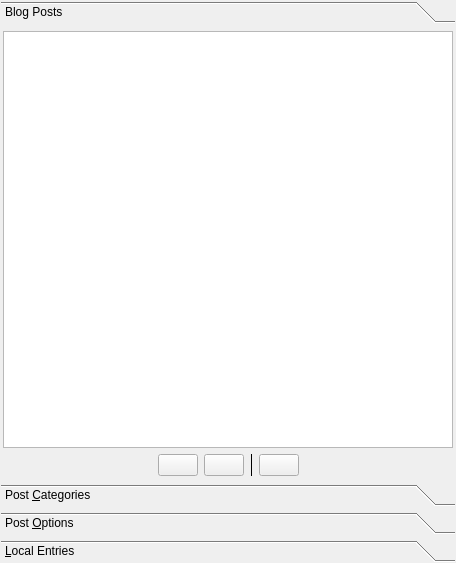
<?xml version="1.0" encoding="UTF-8"?>
<ui version="4.0">
 <class>ToolboxBase</class>
 <widget class="QWidget" name="ToolboxBase">
  <property name="geometry">
   <rect>
    <x>0</x>
    <y>0</y>
    <width>456</width>
    <height>563</height>
   </rect>
  </property>
  <layout class="QGridLayout" name="gridLayout_2">
   <property name="margin">
    <number>1</number>
   </property>
   <property name="spacing">
    <number>1</number>
   </property>
   <item row="0" column="0">
    <layout class="QGridLayout" name="gridLayout">
     <item row="0" column="0">
      <widget class="QToolBox" name="box">
       <widget class="QWidget" name="pgEntries">
        <property name="geometry">
         <rect>
          <x>0</x>
          <y>0</y>
          <width>442</width>
          <height>445</height>
         </rect>
        </property>
        <attribute name="label">
         <string>Blog Posts</string>
        </attribute>
        <layout class="QVBoxLayout" name="verticalLayout_4">
         <property name="margin">
          <number>2</number>
         </property>
         <item>
          <widget class="KListWidget" name="lstEntriesList">
           <property name="editTriggers">
            <set>QAbstractItemView::NoEditTriggers</set>
           </property>
           <property name="showDropIndicator" stdset="0">
            <bool>false</bool>
           </property>
           <property name="alternatingRowColors">
            <bool>true</bool>
           </property>
           <property name="selectionBehavior">
            <enum>QAbstractItemView::SelectRows</enum>
           </property>
           <property name="isWrapping" stdset="0">
            <bool>false</bool>
           </property>
           <property name="wordWrap">
            <bool>true</bool>
           </property>
          </widget>
         </item>
         <item>
          <layout class="QHBoxLayout" name="horizontalLayout_4">
           <item>
            <spacer name="horizontalSpacer_3">
             <property name="orientation">
              <enum>Qt::Horizontal</enum>
             </property>
             <property name="sizeHint" stdset="0">
              <size>
               <width>0</width>
               <height>20</height>
              </size>
             </property>
            </spacer>
           </item>
           <item>
            <widget class="KPushButton" name="btnEntriesUpdate">
             <property name="toolTip">
              <string>Update list of entries</string>
             </property>
            </widget>
           </item>
           <item>
            <widget class="KPushButton" name="btnEntriesClear">
             <property name="toolTip">
              <string>Clear list of entries</string>
             </property>
            </widget>
           </item>
           <item>
            <widget class="KSeparator" name="kseparator">
             <property name="orientation">
              <enum>Qt::Vertical</enum>
             </property>
            </widget>
           </item>
           <item>
            <widget class="KPushButton" name="btnEntriesRemove">
             <property name="toolTip">
              <string>Remove selected entry from server</string>
             </property>
            </widget>
           </item>
           <item>
            <spacer name="horizontalSpacer_4">
             <property name="orientation">
              <enum>Qt::Horizontal</enum>
             </property>
             <property name="sizeHint" stdset="0">
              <size>
               <width>0</width>
               <height>20</height>
              </size>
             </property>
            </spacer>
           </item>
          </layout>
         </item>
        </layout>
        <zorder>lstEntriesList</zorder>
        <zorder></zorder>
       </widget>
       <widget class="QWidget" name="pgCat">
        <property name="geometry">
         <rect>
          <x>0</x>
          <y>0</y>
          <width>442</width>
          <height>445</height>
         </rect>
        </property>
        <attribute name="label">
         <string>Post &amp;Categories</string>
        </attribute>
        <layout class="QVBoxLayout" name="verticalLayout_9">
         <property name="margin">
          <number>2</number>
         </property>
         <item>
          <widget class="QScrollArea" name="scrollArea">
           <property name="frameShape">
            <enum>QFrame::StyledPanel</enum>
           </property>
           <property name="frameShadow">
            <enum>QFrame::Raised</enum>
           </property>
           <property name="widgetResizable">
            <bool>true</bool>
           </property>
           <widget class="QWidget" name="frameCat">
            <property name="geometry">
             <rect>
              <x>0</x>
              <y>0</y>
              <width>432</width>
              <height>376</height>
             </rect>
            </property>
            <layout class="QVBoxLayout" name="verticalLayout_7">
             <property name="margin">
              <number>2</number>
             </property>
            </layout>
           </widget>
          </widget>
         </item>
         <item>
          <layout class="QVBoxLayout" name="verticalLayout_2">
           <item>
            <layout class="QHBoxLayout" name="horizontalLayout_3">
             <item>
              <spacer name="horizontalSpacer_5">
               <property name="orientation">
                <enum>Qt::Horizontal</enum>
               </property>
               <property name="sizeHint" stdset="0">
                <size>
                 <width>40</width>
                 <height>20</height>
                </size>
               </property>
              </spacer>
             </item>
             <item>
              <widget class="KPushButton" name="btnCatReload">
               <property name="toolTip">
                <string>Reload list of categories</string>
               </property>
              </widget>
             </item>
             <item>
              <widget class="KPushButton" name="btnCatAdd">
               <property name="toolTip">
                <string>Add a new category to the selected blog</string>
               </property>
              </widget>
             </item>
             <item>
              <spacer name="horizontalSpacer_6">
               <property name="orientation">
                <enum>Qt::Horizontal</enum>
               </property>
               <property name="sizeHint" stdset="0">
                <size>
                 <width>40</width>
                 <height>20</height>
                </size>
               </property>
              </spacer>
             </item>
            </layout>
           </item>
           <item>
            <layout class="QHBoxLayout" name="horizontalLayout_2">
             <item>
              <widget class="QLabel" name="lblCatTags">
               <property name="text">
                <string>&amp;Tags:</string>
               </property>
               <property name="buddy">
                <cstring>txtCatTags</cstring>
               </property>
              </widget>
             </item>
             <item>
              <widget class="KLineEdit" name="txtCatTags"/>
             </item>
            </layout>
           </item>
          </layout>
         </item>
        </layout>
       </widget>
       <widget class="QWidget" name="pgOptions">
        <property name="geometry">
         <rect>
          <x>0</x>
          <y>0</y>
          <width>425</width>
          <height>368</height>
         </rect>
        </property>
        <attribute name="label">
         <string>Post &amp;Options</string>
        </attribute>
        <layout class="QVBoxLayout" name="verticalLayout_6">
         <property name="margin">
          <number>2</number>
         </property>
         <item>
          <layout class="QHBoxLayout" name="horizontalLayout_7">
           <item>
            <widget class="QLabel" name="label_3">
             <property name="sizePolicy">
              <sizepolicy hsizetype="Maximum" vsizetype="Preferred">
               <horstretch>0</horstretch>
               <verstretch>0</verstretch>
              </sizepolicy>
             </property>
             <property name="text">
              <string comment="Status of the current post">Status:</string>
             </property>
            </widget>
           </item>
           <item>
            <widget class="KComboBox" name="comboOptionsStatus">
             <property name="enabled">
              <bool>false</bool>
             </property>
             <property name="sizePolicy">
              <sizepolicy hsizetype="Maximum" vsizetype="Fixed">
               <horstretch>0</horstretch>
               <verstretch>0</verstretch>
              </sizepolicy>
             </property>
             <item>
              <property name="text">
               <string>Published</string>
              </property>
             </item>
             <item>
              <property name="text">
               <string>Draft</string>
              </property>
             </item>
             <item>
              <property name="text">
               <string>Local Draft</string>
              </property>
             </item>
            </widget>
           </item>
           <item>
            <spacer name="horizontalSpacer_7">
             <property name="orientation">
              <enum>Qt::Horizontal</enum>
             </property>
             <property name="sizeHint" stdset="0">
              <size>
               <width>40</width>
               <height>20</height>
              </size>
             </property>
            </spacer>
           </item>
          </layout>
         </item>
         <item>
          <layout class="QHBoxLayout" name="horizontalLayout_6">
           <item>
            <widget class="QLabel" name="label">
             <property name="sizePolicy">
              <sizepolicy hsizetype="Maximum" vsizetype="Preferred">
               <horstretch>0</horstretch>
               <verstretch>0</verstretch>
              </sizepolicy>
             </property>
             <property name="font">
              <font>
               <pointsize>10</pointsize>
               <weight>75</weight>
               <bold>true</bold>
              </font>
             </property>
             <property name="text">
              <string>Feedback:</string>
             </property>
            </widget>
           </item>
           <item>
            <layout class="QVBoxLayout" name="verticalLayout_5">
             <item>
              <widget class="QCheckBox" name="chkOptionsComments">
               <property name="text">
                <string>Comments</string>
               </property>
               <property name="checked">
                <bool>true</bool>
               </property>
              </widget>
             </item>
             <item>
              <widget class="QCheckBox" name="chkOptionsTrackback">
               <property name="text">
                <string>Trackback</string>
               </property>
               <property name="checkable">
                <bool>true</bool>
               </property>
               <property name="checked">
                <bool>true</bool>
               </property>
              </widget>
             </item>
            </layout>
           </item>
          </layout>
         </item>
         <item>
          <widget class="QCheckBox" name="chkOptionsTime">
           <property name="text">
            <string>Modify time&amp;stamp</string>
           </property>
          </widget>
         </item>
         <item>
          <layout class="QHBoxLayout" name="horizontalLayout_8">
           <item>
            <spacer name="horizontalSpacer_9">
             <property name="orientation">
              <enum>Qt::Horizontal</enum>
             </property>
             <property name="sizeType">
              <enum>QSizePolicy::Fixed</enum>
             </property>
             <property name="sizeHint" stdset="0">
              <size>
               <width>15</width>
               <height>17</height>
              </size>
             </property>
            </spacer>
           </item>
           <item>
            <widget class="QFrame" name="frame">
             <property name="frameShape">
              <enum>QFrame::StyledPanel</enum>
             </property>
             <property name="frameShadow">
              <enum>QFrame::Raised</enum>
             </property>
             <layout class="QGridLayout" name="gridLayout_3">
              <item row="0" column="0" colspan="3">
               <widget class="KDateWidget" name="optionsDate">
                <property name="enabled">
                 <bool>false</bool>
                </property>
               </widget>
              </item>
              <item row="1" column="0">
               <widget class="QTimeEdit" name="optionsTime">
                <property name="enabled">
                 <bool>false</bool>
                </property>
                <property name="sizePolicy">
                 <sizepolicy hsizetype="Maximum" vsizetype="Fixed">
                  <horstretch>0</horstretch>
                  <verstretch>0</verstretch>
                 </sizepolicy>
                </property>
                <property name="alignment">
                 <set>Qt::AlignCenter</set>
                </property>
                <property name="buttonSymbols">
                 <enum>QAbstractSpinBox::UpDownArrows</enum>
                </property>
                <property name="correctionMode">
                 <enum>QAbstractSpinBox::CorrectToNearestValue</enum>
                </property>
                <property name="calendarPopup">
                 <bool>true</bool>
                </property>
               </widget>
              </item>
              <item row="1" column="1">
               <spacer name="horizontalSpacer_8">
                <property name="orientation">
                 <enum>Qt::Horizontal</enum>
                </property>
                <property name="sizeHint" stdset="0">
                 <size>
                  <width>40</width>
                  <height>20</height>
                 </size>
                </property>
               </spacer>
              </item>
              <item row="1" column="2">
               <widget class="KPushButton" name="btnOptionsNow">
                <property name="enabled">
                 <bool>false</bool>
                </property>
                <property name="text">
                 <string>Now</string>
                </property>
               </widget>
              </item>
             </layout>
            </widget>
           </item>
          </layout>
         </item>
         <item>
          <widget class="QLabel" name="label_4">
           <property name="text">
            <string>Permalink (Wordpress):</string>
           </property>
          </widget>
         </item>
         <item>
          <widget class="KLineEdit" name="txtSlug"/>
         </item>
         <item>
          <widget class="QLabel" name="lblOptionsTrackBack">
           <property name="text">
            <string>&amp;Trackback URLs:</string>
           </property>
           <property name="buddy">
            <cstring>txtOptionsTrackback</cstring>
           </property>
          </widget>
         </item>
         <item>
          <widget class="KLineEdit" name="txtOptionsTrackback"/>
         </item>
         <item>
          <widget class="QLabel" name="label_2">
           <property name="text">
            <string>Summary:</string>
           </property>
          </widget>
         </item>
         <item>
          <widget class="KTextEdit" name="txtSummary">
           <property name="sizePolicy">
            <sizepolicy hsizetype="Expanding" vsizetype="Maximum">
             <horstretch>0</horstretch>
             <verstretch>0</verstretch>
            </sizepolicy>
           </property>
           <property name="acceptRichText">
            <bool>false</bool>
           </property>
          </widget>
         </item>
         <item>
          <spacer name="verticalSpacer">
           <property name="orientation">
            <enum>Qt::Vertical</enum>
           </property>
           <property name="sizeHint" stdset="0">
            <size>
             <width>20</width>
             <height>40</height>
            </size>
           </property>
          </spacer>
         </item>
        </layout>
       </widget>
       <widget class="QWidget" name="pgNotes">
        <property name="geometry">
         <rect>
          <x>0</x>
          <y>0</y>
          <width>442</width>
          <height>445</height>
         </rect>
        </property>
        <attribute name="label">
         <string>&amp;Local Entries</string>
        </attribute>
        <layout class="QVBoxLayout" name="verticalLayout_3">
         <property name="margin">
          <number>2</number>
         </property>
         <item>
          <widget class="QTreeWidget" name="localEntries">
           <property name="editTriggers">
            <set>QAbstractItemView::NoEditTriggers</set>
           </property>
           <property name="showDropIndicator" stdset="0">
            <bool>false</bool>
           </property>
           <property name="selectionMode">
            <enum>QAbstractItemView::SingleSelection</enum>
           </property>
           <property name="selectionBehavior">
            <enum>QAbstractItemView::SelectRows</enum>
           </property>
           <property name="rootIsDecorated">
            <bool>false</bool>
           </property>
           <column>
            <property name="text">
             <string>Title</string>
            </property>
           </column>
           <column>
            <property name="text">
             <string>Blog</string>
            </property>
           </column>
          </widget>
         </item>
         <item>
          <layout class="QHBoxLayout" name="horizontalLayout">
           <property name="spacing">
            <number>1</number>
           </property>
           <item>
            <spacer name="horizontalSpacer_11">
             <property name="orientation">
              <enum>Qt::Horizontal</enum>
             </property>
             <property name="sizeHint" stdset="0">
              <size>
               <width>40</width>
               <height>20</height>
              </size>
             </property>
            </spacer>
           </item>
           <item>
            <widget class="KPushButton" name="btnLocalRemove">
             <property name="toolTip">
              <string>Remove selected entry</string>
             </property>
            </widget>
           </item>
           <item>
            <spacer name="horizontalSpacer_10">
             <property name="orientation">
              <enum>Qt::Horizontal</enum>
             </property>
             <property name="sizeHint" stdset="0">
              <size>
               <width>40</width>
               <height>20</height>
              </size>
             </property>
            </spacer>
           </item>
          </layout>
         </item>
        </layout>
       </widget>
      </widget>
     </item>
    </layout>
   </item>
  </layout>
 </widget>
 <customwidgets>
  <customwidget>
   <class>KComboBox</class>
   <extends>QComboBox</extends>
   <header>kcombobox.h</header>
  </customwidget>
  <customwidget>
   <class>KDateWidget</class>
   <extends>QWidget</extends>
   <header>kdatewidget.h</header>
  </customwidget>
  <customwidget>
   <class>KLineEdit</class>
   <extends>QLineEdit</extends>
   <header>klineedit.h</header>
  </customwidget>
  <customwidget>
   <class>KSeparator</class>
   <extends>QFrame</extends>
   <header>kseparator.h</header>
  </customwidget>
  <customwidget>
   <class>KPushButton</class>
   <extends>QPushButton</extends>
   <header>kpushbutton.h</header>
  </customwidget>
  <customwidget>
   <class>KTextEdit</class>
   <extends>QTextEdit</extends>
   <header>ktextedit.h</header>
  </customwidget>
  <customwidget>
   <class>KListWidget</class>
   <extends>QListWidget</extends>
   <header>klistwidget.h</header>
  </customwidget>
 </customwidgets>
 <tabstops>
  <tabstop>btnCatAdd</tabstop>
  <tabstop>txtCatTags</tabstop>
  <tabstop>chkOptionsTime</tabstop>
 </tabstops>
 <resources/>
 <connections>
  <connection>
   <sender>chkOptionsTime</sender>
   <signal>toggled(bool)</signal>
   <receiver>optionsTime</receiver>
   <slot>setEnabled(bool)</slot>
   <hints>
    <hint type="sourcelabel">
     <x>81</x>
     <y>239</y>
    </hint>
    <hint type="destinationlabel">
     <x>80</x>
     <y>301</y>
    </hint>
   </hints>
  </connection>
  <connection>
   <sender>chkOptionsTime</sender>
   <signal>toggled(bool)</signal>
   <receiver>btnOptionsNow</receiver>
   <slot>setEnabled(bool)</slot>
   <hints>
    <hint type="sourcelabel">
     <x>169</x>
     <y>229</y>
    </hint>
    <hint type="destinationlabel">
     <x>361</x>
     <y>291</y>
    </hint>
   </hints>
  </connection>
  <connection>
   <sender>chkOptionsTime</sender>
   <signal>toggled(bool)</signal>
   <receiver>optionsDate</receiver>
   <slot>setEnabled(bool)</slot>
   <hints>
    <hint type="sourcelabel">
     <x>134</x>
     <y>239</y>
    </hint>
    <hint type="destinationlabel">
     <x>135</x>
     <y>271</y>
    </hint>
   </hints>
  </connection>
 </connections>
</ui>
